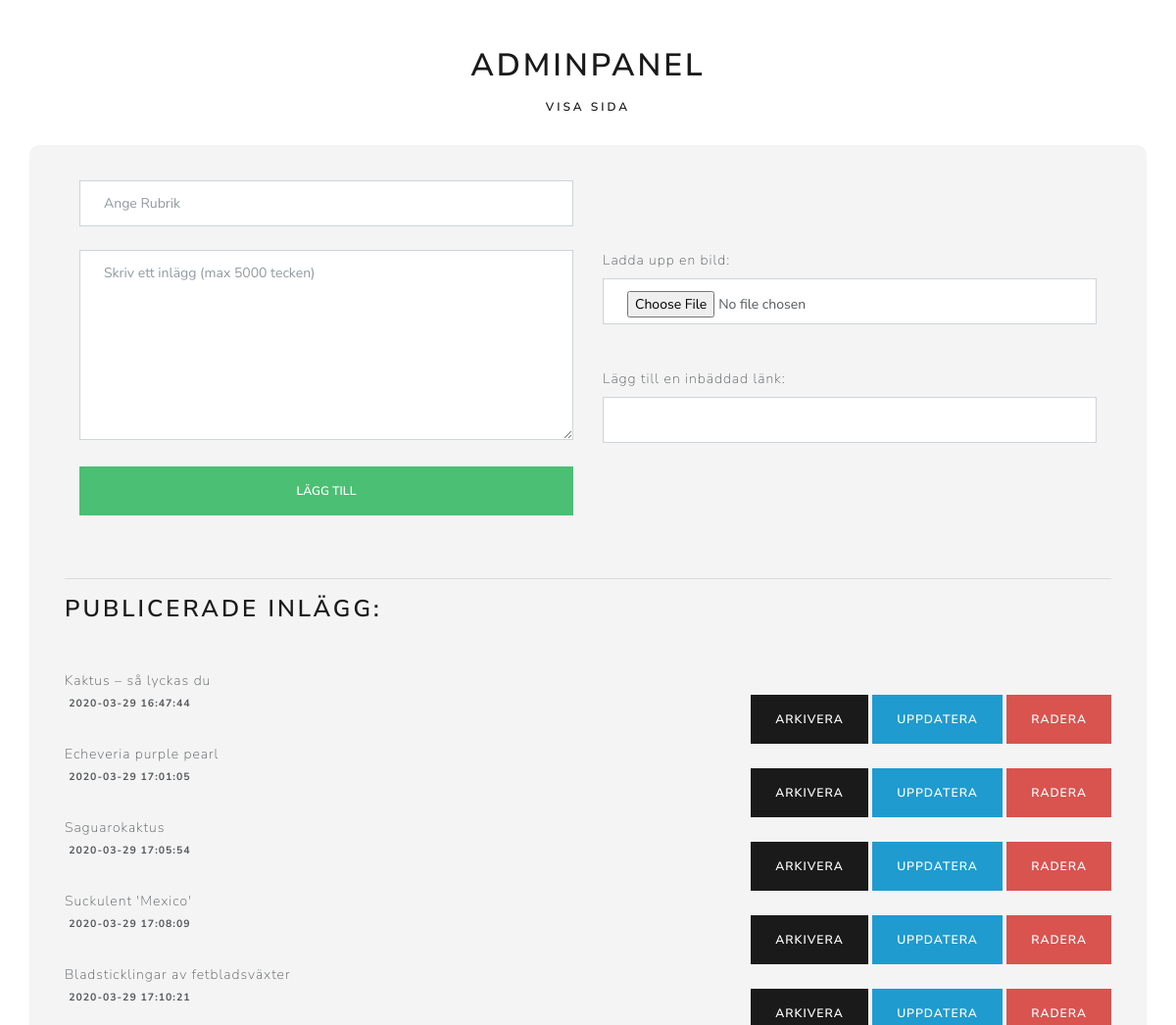
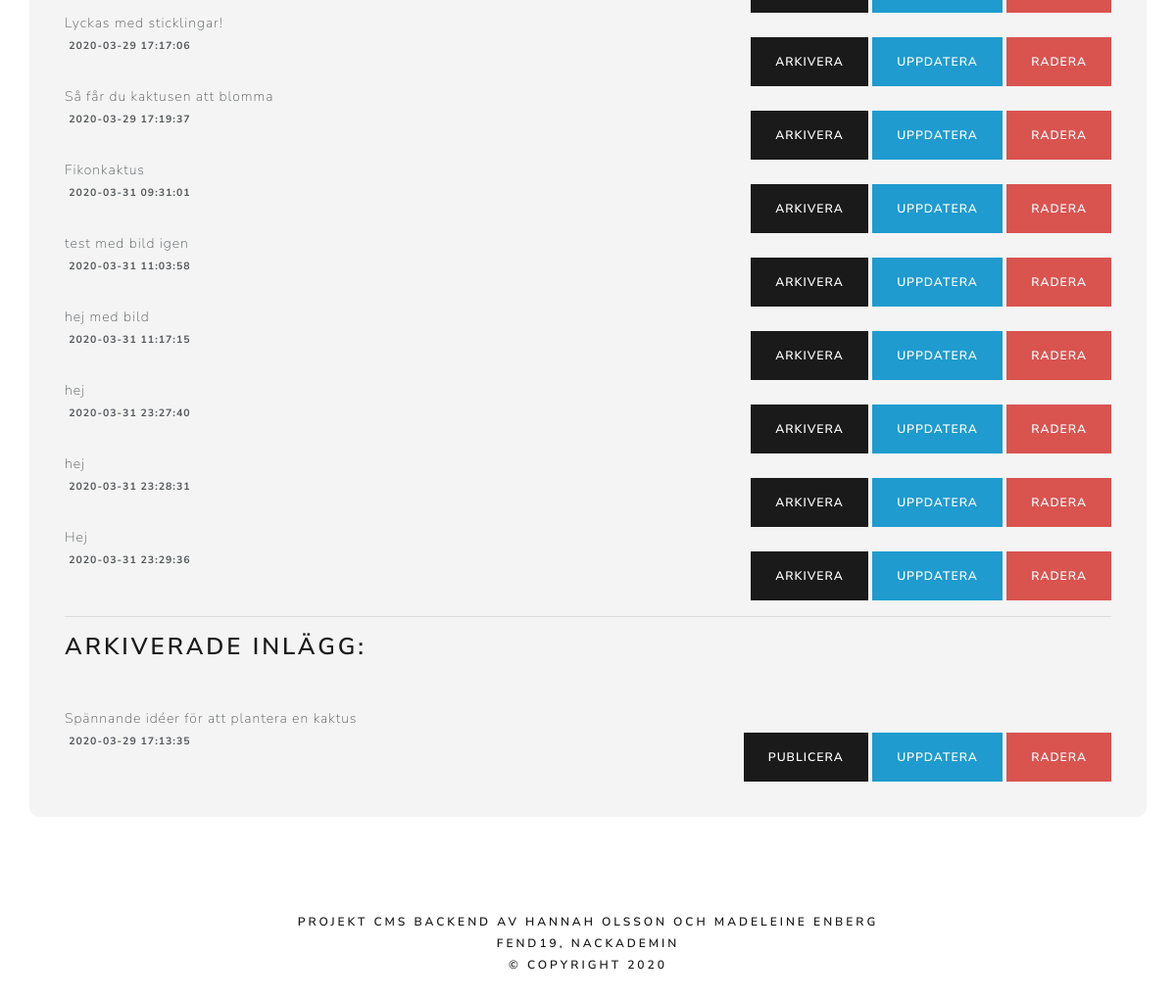
The app's page /admin/index.php with its own data (2 pictures, top to bottom).
### tables this page shows
CREATE TABLE `posts` (
  `id` int(11) NOT NULL,
  `heading` varchar(100) NOT NULL,
  `post` varchar(5000) NOT NULL,
  `date` datetime NOT NULL DEFAULT CURRENT_TIMESTAMP,
  `image` varchar(100) NOT NULL,
  `link` varchar(500) NOT NULL,
  `published` tinyint(1) NOT NULL
);

### admin/index.php (called while the page is built, shortened)
<?php
require_once "header-admin.php";
require_once "create.php";
require_once "read.php";
require_once "footer-admin.php";

### admin/read.php (the view, shortened to what this page needs)
<?php
require_once '../db.php';
$sql = "SELECT * FROM posts";
$stmt = $db->prepare($sql);
$stmt->execute();
$list = '<ul class="list-group mt-5">';
$listArchive = '<ul class="list-group mt-5">';
while($row = $stmt->fetch(PDO::FETCH_ASSOC)){
    $id = htmlspecialchars($row['id']);
    $post = htmlspecialchars($row['post']);
    $heading = htmlspecialchars($row['heading']);
    $date = htmlspecialchars($row['date']);
    if($row['published'] == 1){
        $list .= "<div class='list-group>
            <div class='list-group-item list-group-item-action align-items-start'>
            <p class='mb-1 text-secondary'>$heading</hp>
            <div class='d-flex w-100 justify-content-between'>
            <p class='badge '> $date </p>
            <div class='button-container'>
            <a href='hide.php?id=$id' class='btn btn-primary'>Arkivera</a>
            <a href='update.php?id=$id' class='btn btn-info'>Uppdatera</a>
            <a href='delete.php?id=$id' onclick='return myFunction()' class='btn btn-danger' id='delete'>Radera</a></div>
            </div></div>";
    }else{
        $listArchive .= "<div class='list-group>
            <div class='list-group-item list-group-item-action align-items-start'>
            <p class='mb-1 text-secondary'>$heading</hp>
            <div class='d-flex w-100 justify-content-between'>
            <p class='badge '> $date </p>
            <div class='button-container'>
            <a href='hide.php?id=$id' class='btn btn-primary'>Publicera</a>
            <a href='update.php?id=$id' class='btn btn-info'>Uppdatera</a>
            <a href='delete.php?id=$id' onclick='return myFunction()'class='btn btn-danger' id='delete'>Radera</a></div>
            </div></div>";
    }
};
$list .= '</ul>';
$listArchive .= '</ul>';
?>
<h3>Publicerade inlägg:</h3>
<?php echo $list;?>
<hr>
<h3>Arkiverade inlägg:</h3>
<?php echo $listArchive;?>

### admin/header-admin.php (shortened to what this page needs)
<!doctype html>
<html lang="en">
  <head>
    <link rel="stylesheet" href="https://stackpath.bootstrapcdn.com/bootswatch/4.4.1/lux/bootstrap.min.css">
    <link rel="stylesheet" type="text/css" href="style-admin.css">
  </head>
  <body>
    <header class="header-admin">
    <a href="index.php"><h1 class="text-center mb-3 mt-5">Adminpanel</h1></a>
    <a href="../index.php"><h6 class="text-center mb-2 mt-2">Visa sida</h6></a>
    </header>
    <main class="container main-container">

### admin/create.php (shortened to what this page needs)
<?php
$msg = "";
?>
<form action="#" method="POST" enctype="multipart/form-data">
<div class="container">
<div class="row">
<div class="col-md-6">
            <input type="text" placeholder="Ange Rubrik" name="heading" class="form-control mb-4">
        </div>
</div>
    <div class="row">
        <div class="col-md-6">
            <textarea name="post" placeholder="Skriv ett inlägg (max 5000 tecken)" cols="10" rows="8" class="form-control mb-4"></textarea>
        </div>
    <div class="col-md-6">
        <label for="image">Ladda upp en bild:</label><br>
        <input type="file" name="image" class="form-control mb-4">
        <?php echo $msg; ?><br>
        <label for="link">Lägg till en inbäddad länk:</label><br>
        <input type="text" name="link" class="form-control mb-4">
    </div>
</div>
    <div class="row">
        <div class="col-md-6">
            <input type="submit" value="Lägg till" class="btn btn-success btn-block mb-5">
        </div>
    </div>
</div>
</form>
<hr>

### admin/footer-admin.php (shortened to what this page needs)
    </main>
    <footer class="footer-admin">
    <h6 class="footer-text text-center">Projekt CMS Backend av Hannah Olsson och Madeleine Enberg</h6>
      <h6 class="footer-text text-center">FEND19, Nackademin</h6>
      <h6 class="footer-text text-center">&copy copyright <?php echo Date("Y");?></h6>
    </footer>
  </body>
</html>

### admin/style-admin.css (style rules this page uses)
.header-admin { min-height: 100px; }
.main-container { background-color: rgb(244, 244, 244); padding: 3%; border-radius: 10px; }
input[type="text"] { background-color: #ffffff; }
.form-control { background-color: #ffffff; }
.footer-admin { min-height: 100px; margin-top: 100px; }

### records on screen
posts: heading "Kaktus – så lyckas du", date "2020-03-29 16:47:44"
posts: heading "Echeveria purple pearl", date "2020-03-29 17:01:05"
posts: heading "Saguarokaktus", date "2020-03-29 17:05:54"
posts: heading "Suckulent 'Mexico'", date "2020-03-29 17:08:09"
posts: heading "Bladsticklingar av fetbladsväxter", date "2020-03-29 17:10:21"
posts: heading "Lyckas med sticklingar!", date "2020-03-29 17:17:06"
posts: heading "Så får du kaktusen att blomma", date "2020-03-29 17:19:37"
posts: heading "Fikonkaktus", date "2020-03-31 09:31:01"
posts: heading "test med bild igen", date "2020-03-31 11:03:58"
posts: heading "hej med bild", date "2020-03-31 11:17:15"
posts: heading "hej", date "2020-03-31 23:27:40"
posts: heading "hej", date "2020-03-31 23:28:31"
posts: heading "Hej", date "2020-03-31 23:29:36"
posts: heading "Spännande idéer för att plantera en kaktus", date "2020-03-29 17:13:35"

### other values on screen
Date("Y") "2020"
